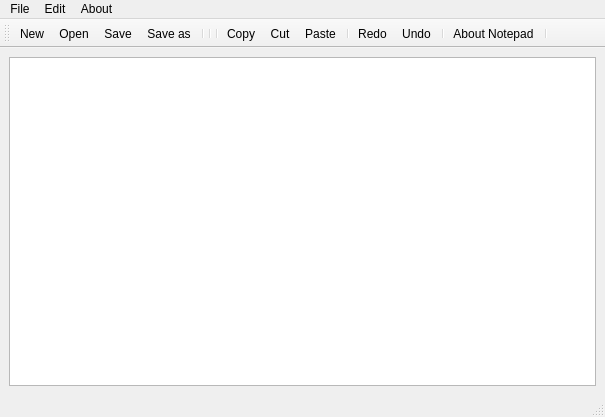
<?xml version="1.0" encoding="UTF-8"?>
<ui version="4.0">
 <class>MainWindow</class>
 <widget class="QMainWindow" name="MainWindow">
  <property name="geometry">
   <rect>
    <x>0</x>
    <y>0</y>
    <width>605</width>
    <height>417</height>
   </rect>
  </property>
  <property name="windowTitle">
   <string>MainWindow</string>
  </property>
  <widget class="QWidget" name="centralwidget">
   <layout class="QHBoxLayout" name="horizontalLayout">
    <item>
     <widget class="QTextEdit" name="textEdit"/>
    </item>
   </layout>
  </widget>
  <widget class="QMenuBar" name="menubar">
   <property name="geometry">
    <rect>
     <x>0</x>
     <y>0</y>
     <width>605</width>
     <height>21</height>
    </rect>
   </property>
   <widget class="QMenu" name="menuFile">
    <property name="title">
     <string>File</string>
    </property>
    <addaction name="actionNew"/>
    <addaction name="actionOpen"/>
    <addaction name="actionSave"/>
    <addaction name="actionSave_as"/>
   </widget>
   <widget class="QMenu" name="menuEdit">
    <property name="title">
     <string>Edit</string>
    </property>
    <addaction name="actionCopy"/>
    <addaction name="actioncut"/>
    <addaction name="actionPast"/>
    <addaction name="actionRedo"/>
    <addaction name="actionUndo"/>
   </widget>
   <widget class="QMenu" name="menuAbout">
    <property name="title">
     <string>About</string>
    </property>
    <addaction name="actionAbout_Notepad"/>
   </widget>
   <addaction name="menuFile"/>
   <addaction name="menuEdit"/>
   <addaction name="menuAbout"/>
  </widget>
  <widget class="QStatusBar" name="statusbar"/>
  <widget class="QToolBar" name="toolBar">
   <property name="windowTitle">
    <string>toolBar</string>
   </property>
   <attribute name="toolBarArea">
    <enum>TopToolBarArea</enum>
   </attribute>
   <attribute name="toolBarBreak">
    <bool>false</bool>
   </attribute>
   <addaction name="actionNew"/>
   <addaction name="actionOpen"/>
   <addaction name="actionSave"/>
   <addaction name="actionSave_as"/>
   <addaction name="separator"/>
   <addaction name="separator"/>
   <addaction name="separator"/>
   <addaction name="actionCopy"/>
   <addaction name="actioncut"/>
   <addaction name="actionPast"/>
   <addaction name="separator"/>
   <addaction name="actionRedo"/>
   <addaction name="actionUndo"/>
   <addaction name="separator"/>
   <addaction name="actionAbout_Notepad"/>
   <addaction name="separator"/>
  </widget>
  <action name="actionNew">
   <property name="icon">
    <iconset resource="resource.qrc">
     <normaloff>:/rec/img/new.png</normaloff>:/rec/img/new.png</iconset>
   </property>
   <property name="text">
    <string>New</string>
   </property>
  </action>
  <action name="actionOpen">
   <property name="icon">
    <iconset resource="resource.qrc">
     <normaloff>:/rec/img/open.png</normaloff>:/rec/img/open.png</iconset>
   </property>
   <property name="text">
    <string>Open</string>
   </property>
  </action>
  <action name="actionSave">
   <property name="icon">
    <iconset resource="resource.qrc">
     <normaloff>:/rec/img/save.png</normaloff>:/rec/img/save.png</iconset>
   </property>
   <property name="text">
    <string>Save</string>
   </property>
  </action>
  <action name="actionSave_as">
   <property name="icon">
    <iconset resource="resource.qrc">
     <normaloff>:/rec/img/saveas.png</normaloff>:/rec/img/saveas.png</iconset>
   </property>
   <property name="text">
    <string>Save as</string>
   </property>
  </action>
  <action name="actionCopy">
   <property name="icon">
    <iconset resource="resource.qrc">
     <normaloff>:/rec/img/copy.png</normaloff>:/rec/img/copy.png</iconset>
   </property>
   <property name="text">
    <string>Copy</string>
   </property>
  </action>
  <action name="actionPast">
   <property name="icon">
    <iconset resource="resource.qrc">
     <normaloff>:/rec/img/paste.jpg</normaloff>:/rec/img/paste.jpg</iconset>
   </property>
   <property name="text">
    <string>Paste</string>
   </property>
  </action>
  <action name="actionRedo">
   <property name="icon">
    <iconset resource="resource.qrc">
     <normaloff>:/rec/img/redo.png</normaloff>:/rec/img/redo.png</iconset>
   </property>
   <property name="text">
    <string>Redo</string>
   </property>
  </action>
  <action name="actionUndo">
   <property name="icon">
    <iconset resource="resource.qrc">
     <normaloff>:/rec/img/undo.png</normaloff>:/rec/img/undo.png</iconset>
   </property>
   <property name="text">
    <string>Undo</string>
   </property>
  </action>
  <action name="actionAbout_Notepad">
   <property name="icon">
    <iconset resource="resource.qrc">
     <normaloff>:/rec/img/about.jpg</normaloff>:/rec/img/about.jpg</iconset>
   </property>
   <property name="text">
    <string>About Notepad</string>
   </property>
  </action>
  <action name="actioncut">
   <property name="icon">
    <iconset resource="resource.qrc">
     <normaloff>:/rec/img/cut.jpg</normaloff>:/rec/img/cut.jpg</iconset>
   </property>
   <property name="text">
    <string>Cut</string>
   </property>
  </action>
 </widget>
 <resources>
  <include location="resource.qrc"/>
 </resources>
 <connections/>
</ui>
